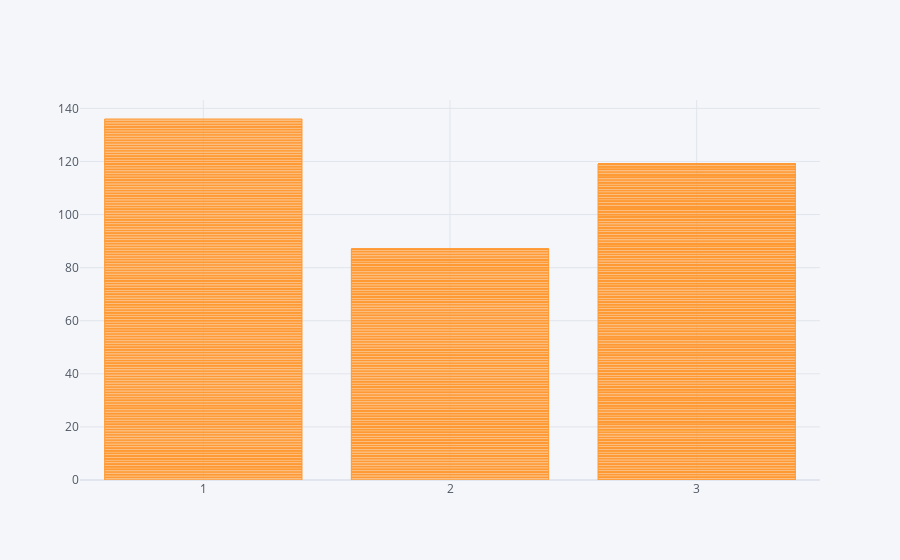

The notebook cell saved with this chart:
### Code cell
train.iplot(kind='bar', x='Pclass', y='Survived')

### Figure 1 — Plotly figure (JSON) as saved in the notebook; plotly's stock layout.template omitted (floating-point values rounded to 4 significant figures; data arrays with more than 128 entries replaced by an {"elided": "..."} marker saying what was removed)
{"data": [{"marker": {"color": "rgba(255, 153, 51, 0.6)", "line": {"color": "rgba(255, 153, 51, 1.0)", "width": 1}}, "name": "Survived", "orientation": "v", "text": "", "type": "bar", "x": {"elided": "891 int values"}, "y": {"elided": "891 int values"}}], "layout": {"legend": {"bgcolor": "#F5F6F9", "font": {"color": "#4D5663"}}, "paper_bgcolor": "#F5F6F9", "plot_bgcolor": "#F5F6F9", "title": {"font": {"color": "#4D5663"}}, "xaxis": {"gridcolor": "#E1E5ED", "showgrid": true, "tickfont": {"color": "#4D5663"}, "title": {"font": {"color": "#4D5663"}, "text": ""}, "zerolinecolor": "#E1E5ED"}, "yaxis": {"gridcolor": "#E1E5ED", "showgrid": true, "tickfont": {"color": "#4D5663"}, "title": {"font": {"color": "#4D5663"}, "text": ""}, "zerolinecolor": "#E1E5ED"}}}
